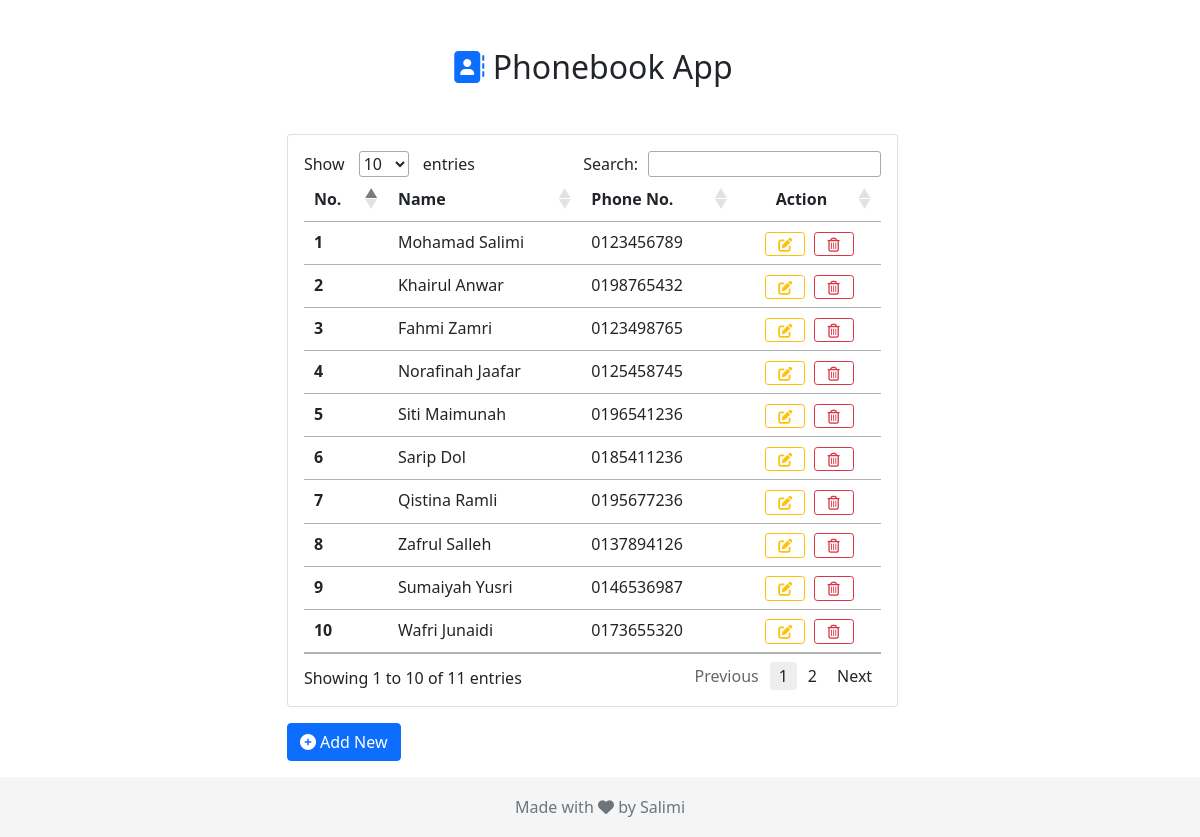
The page / on the database its author committed.
### tables this page shows
CREATE TABLE `contact` (
  `id` int(11) NOT NULL,
  `name` varchar(100) NOT NULL,
  `phone` varchar(100) NOT NULL
);

### application/controllers/Contact_list.php (called while the page is built, shortened)
<?php
class Contact_list extends CI_Controller {
	function __construct() {
		$this->load->library('form_validation');
		$this->load->model('contact_model');
	}
	public function index(){
		$data['contact'] = $this->contact_model->return_all_contact();
		$this->load->view('header');
		$this->load->view('contact_list', $data);
		$this->load->view('footer');
	}
}

### index.php (called while the page is built, shortened)
<?php
require_once BASEPATH.'core/CodeIgniter.php';

### application/models/Contact_model.php (called while the page is built, shortened)
<?php
class Contact_model extends CI_Model{
  function return_all_contact(){
    $query = $this->db->from('contact')->get();
    return $query->result_array();
  }
}

### application/views/contact_list.php (the view, shortened to what this page needs)
<main role="main" class="container">
	<div class="row justify-content-center">
		<div class="col-xs-12 col-sm-10 col-lg-7">
			<h2 class="mt-5 mb-5 text-center"><i class="fas fa-address-book text-primary"></i> Phonebook App</h2>
			<div class="card mb-3">
				<div class="card-body">
					<table id="contact_table" class="table table-hover">
						<thead>
							<th class="text-left"><b>No.</b></th>
							<th class="text-left">Name</th>
							<th class="text-left">Phone No.</th>
							<th class="text-center">Action</th>
						</thead>
						<tbody>
							<?php $count = 0; foreach($contact as $row){ $count++; ?>
								<tr>
									<td class="text-left"><b><?php echo $count ?></b></td>
									<td class="text-left"><?php echo $row['name'] ?></td>
									<td class="text-left"><?php echo $row['phone'] ?></td>
									<td class="text-center nowrap">
										<button type="button" class="btn btn-outline-warning edit-button btn-sm" data-id="<?php echo $row['id'] ?>" data-name="<?php echo $row['name'] ?>" data-number="<?php echo $row['phone'] ?>"><i class="fas fa-edit"></i></button>&nbsp;
										<button type="button" class="btn btn-outline-danger delete-button btn-sm" data-id="<?php echo $row['id'] ?>"><i class="far fa-trash-alt"></i></button>
									</td>
								</tr>
							<?php	} ?>
						</tbody>
					</table>
				</div>
			</div>
			<button id="add_new" type="button" class="btn btn-primary mb-3"><i class="fas fa-plus-circle"></i> Add New</button>
		</div>
	</div>
</main>

### application/views/header.php (shortened to what this page needs)
<!doctype html>
<html lang="en">
<head>
  <link href="https://cdn.jsdelivr.net/npm/bootstrap@5.1.1/dist/css/bootstrap.min.css" rel="stylesheet">
  <link rel="stylesheet" href="https://cdn.datatables.net/1.13.1/css/jquery.dataTables.min.css" />
  <link rel="stylesheet" href="<?php echo base_url(); ?>assets/css/style.css" />
</head>
<body>

### application/views/footer.php (shortened to what this page needs)
<footer class="footer">
  <div class="text-center">
    <span class="footer-text">Made with <i class="fas fa-heart"></i> by Salimi</span>
  </div>
</footer>
</body>
</html>

### assets/css/style.css (style rules this page uses)
body { position: relative; min-height: 100vh; }
.container { width: auto; max-width: 90%; padding: 0 15px 60px 0; }
footer { position: absolute; bottom: 0; width: 100%; height: 60px; line-height: 60px; background-color: #f5f5f5; }
.footer-text { color: #6c757d!important; }
.nowrap { white-space: nowrap; }
table.dataTable thead>tr>th.sorting:before, table.dataTable thead>tr>th.sorting:after, table.dataTable thead>tr>th.sorting_asc:before, table.dataTable thead>tr>th.sorting_asc:after, table.dataTable thead>tr>th.sorting_desc:before, table.dataTable thead>tr>th.sorting_desc:after, table.dataTable thead>tr>th.sorting_asc_disabled:before, table.dataTable thead>tr>th.sorting_asc_disabled:after, table.dataTable thead>tr>th.sorting_desc_disabled:before, table.dataTable thead>tr>th.sorting_desc_disabled:after, table.dataTable thead>tr>td.sorting:before, table.dataTable thead>tr>td.sorting:after, table.dataTable thead>tr>td.sorting_asc:before, table.dataTable thead>tr>td.sorting_asc:after, table.dataTable thead>tr>td.sorting_desc:before, table.dataTable thead>tr>td.sorting_desc:after, table.dataTable thead>tr>td.sorting_asc_disabled:before, table.dataTable thead>tr>td.sorting_asc_disabled:after, table.dataTable thead>tr>td.sorting_desc_disabled:before, table.dataTable thead>tr>td.sorting_desc_disabled:after { line-height: 11px; }
.btn-sm { padding: 0.05rem 0.5rem; min-width: 40px; }

### rows shown on the page
contact: name "Mohamad Salimi", phone "0123456789"
contact: name "Khairul Anwar", phone "0198765432"
contact: name "Fahmi Zamri", phone "0123498765"
contact: name "Norafinah Jaafar", phone "0125458745"
contact: name "Siti Maimunah", phone "0196541236"
contact: name "Sarip Dol", phone "0185411236"
contact: name "Qistina Ramli", phone "0195677236"
contact: name "Zafrul Salleh", phone "0137894126"
contact: name "Sumaiyah Yusri", phone "0146536987"
contact: name "Wafri Junaidi", phone "0173655320"
